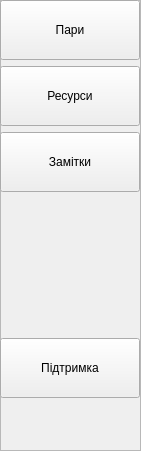
   <widget class="QFrame" name="frame">
    <property name="geometry">
     <rect>
      <x>0</x>
      <y>0</y>
      <width>141</width>
      <height>451</height>
     </rect>
    </property>
    <property name="styleSheet">
     <string notr="true">#frame{
background-color: #333333;

}</string>
    </property>
    <property name="frameShape">
     <enum>QFrame::Shape::StyledPanel</enum>
    </property>
    <property name="frameShadow">
     <enum>QFrame::Shadow::Raised</enum>
    </property>
    <widget class="QWidget" name="verticalLayoutWidget">
     <property name="geometry">
      <rect>
       <x>0</x>
       <y>0</y>
       <width>142</width>
       <height>421</height>
      </rect>
     </property>
     <layout class="QVBoxLayout" name="verticalLayout">
      <property name="sizeConstraint">
       <enum>QLayout::SizeConstraint::SetFixedSize</enum>
      </property>
      <item>
       <widget class="QPushButton" name="pushButton_2">
        <property name="sizePolicy">
         <sizepolicy hsizetype="Fixed" vsizetype="Fixed">
          <horstretch>0</horstretch>
          <verstretch>0</verstretch>
         </sizepolicy>
        </property>
        <property name="minimumSize">
         <size>
          <width>140</width>
          <height>60</height>
         </size>
        </property>
        <property name="maximumSize">
         <size>
          <width>140</width>
          <height>60</height>
         </size>
        </property>
        <property name="text">
         <string>Пари</string>
        </property>
        <property name="icon">
         <iconset theme="QIcon::ThemeIcon::CallStart"/>
        </property>
       </widget>
      </item>
      <item>
       <widget class="QPushButton" name="pushButton_3">
        <property name="sizePolicy">
         <sizepolicy hsizetype="Fixed" vsizetype="Fixed">
          <horstretch>0</horstretch>
          <verstretch>0</verstretch>
         </sizepolicy>
        </property>
        <property name="minimumSize">
         <size>
          <width>140</width>
          <height>60</height>
         </size>
        </property>
        <property name="maximumSize">
         <size>
          <width>140</width>
          <height>60</height>
         </size>
        </property>
        <property name="text">
         <string>Ресурси</string>
        </property>
        <property name="icon">
         <iconset theme="QIcon::ThemeIcon::AddressBookNew"/>
        </property>
       </widget>
      </item>
      <item>
       <widget class="QPushButton" name="pushButton_7">
        <property name="sizePolicy">
         <sizepolicy hsizetype="Fixed" vsizetype="Fixed">
          <horstretch>0</horstretch>
          <verstretch>0</verstretch>
         </sizepolicy>
        </property>
        <property name="minimumSize">
         <size>
          <width>140</width>
          <height>60</height>
         </size>
        </property>
        <property name="maximumSize">
         <size>
          <width>140</width>
          <height>60</height>
         </size>
        </property>
        <property name="text">
         <string>Замітки</string>
        </property>
        <property name="icon">
         <iconset theme="QIcon::ThemeIcon::MailMessageNew"/>
        </property>
       </widget>
      </item>
      <item>
       <spacer name="verticalSpacer">
        <property name="orientation">
         <enum>Qt::Orientation::Vertical</enum>
        </property>
        <property name="sizeType">
         <enum>QSizePolicy::Policy::Fixed</enum>
        </property>
        <property name="sizeHint" stdset="0">
         <size>
          <width>20</width>
          <height>140</height>
         </size>
        </property>
       </spacer>
      </item>
      <item>
       <widget class="QPushButton" name="pushButton_6">
        <property name="sizePolicy">
         <sizepolicy hsizetype="Fixed" vsizetype="Fixed">
          <horstretch>0</horstretch>
          <verstretch>0</verstretch>
         </sizepolicy>
        </property>
        <property name="minimumSize">
         <size>
          <width>140</width>
          <height>60</height>
         </size>
        </property>
        <property name="maximumSize">
         <size>
          <width>140</width>
          <height>60</height>
         </size>
        </property>
        <property name="text">
         <string>Підтримка</string>
        </property>
        <property name="icon">
         <iconset theme="QIcon::ThemeIcon::ContactNew"/>
        </property>
       </widget>
      </item>
     </layout>
    </widget>
   </widget>
